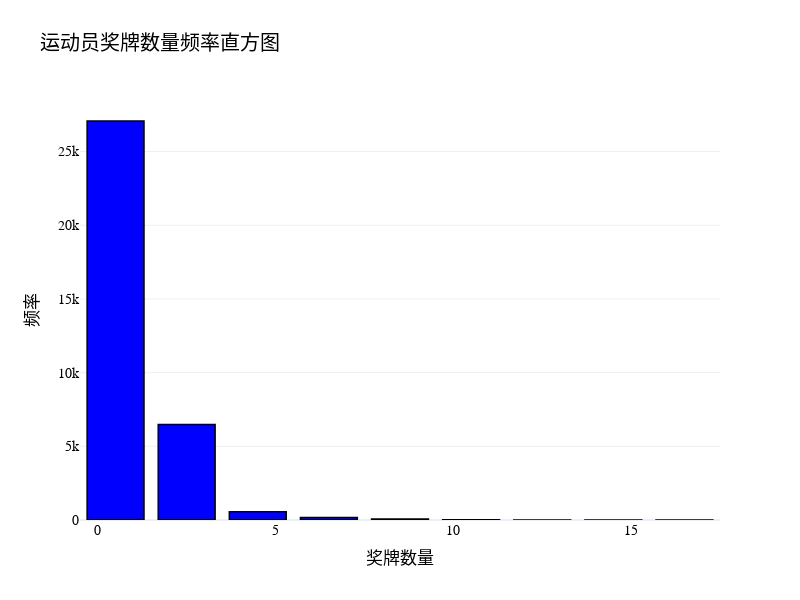

Source (notebook cell):
### Markdown cell above
运动员个人的总奖牌数

### Code cell
from statics.Statics import Statics
import plotly.express as px  
import plotly.graph_objects as go  
import pandas as pd  

self = Statics()

df = self.athlete.csv_file

df.drop_duplicates(subset=['NOC', 'Sport', 'Event', 'Medal'], inplace=True)

df = df.groupby(['Name']).size().reset_index(name='Medals')

# df = df.groupby(['Medals']).size().reset_index(name='Number')
# df.to_csv('medals.csv', index=False)

df = df.sort_values(by=['Medals'], ascending=False)

df.to_csv('medals.csv', index=False)

# 绘制频率直方图  
fig = go.Figure()  

# 添加直方图  
fig.add_trace(go.Histogram(  
    x=df['Medals'],  # 奖牌数量  
    nbinsx=10,  # 直方图的分箱数量，可以根据需要调整  
    marker=dict(  
        color='blue',  # 块的颜色  
        line=dict(  
            color='black',  # 分界线颜色  
            width=1.5       # 分界线宽度  
        )  
    )  
))  

# 设置图表标题和轴标签  
fig.update_layout(  
    title='运动员奖牌数量频率直方图',  
    xaxis_title='奖牌数量',  
    yaxis_title='频率',  
    font=dict(  
        family="Arial, sans-serif",  # 字体  
        size=14,                     # 字体大小  
        color="black"                # 字体颜色  
    ),  
    bargap=0.2,  # 设置柱状图块之间的间距  
    template='plotly_white',  # 使用专业的白色背景模板  
    width=800,  # 图表宽度  
    height=600  # 图表高度  
)  

# 保存为图片（适合论文）  
# fig.write_image("histogram_plot.png", format="png", scale=3)  # scale=3 提高分辨率  

# 显示图表  
fig.show()

### Figure 1 — Plotly figure (JSON) as saved in the notebook; plotly's stock layout.template omitted (floating-point values rounded to 4 significant figures; data arrays with more than 128 entries replaced by an {"elided": "..."} marker saying what was removed)
{"data": [{"marker": {"color": "blue", "line": {"color": "black", "width": 1.5}}, "nbinsx": 10, "type": "histogram", "x": {"elided": "34351 int values"}}], "layout": {"bargap": 0.2, "font": {"color": "black", "family": "Arial, sans-serif", "size": 14}, "height": 600, "title": {"text": "运动员奖牌数量频率直方图"}, "width": 800, "xaxis": {"title": {"text": "奖牌数量"}}, "yaxis": {"title": {"text": "频率"}}}}
